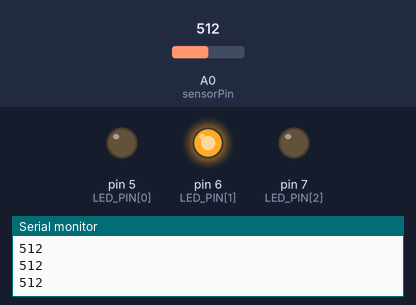
Simulated run of this sketch. Board: Arduino Uno, built with avr-gcc and run on an emulated ATmega328P. Shown: output pins drawn as LEDs (lit = HIGH), the last lines printed to the serial monitor. The inputs (shaded band) are chosen by the test bench; at power-on: A0 (sensorPin) = 512.

Above: at 1.3 s.
1.4 s: A0 (sensorPin) set to 360
2.9 s: A0 (sensorPin) set to 337
At 4.1 s:
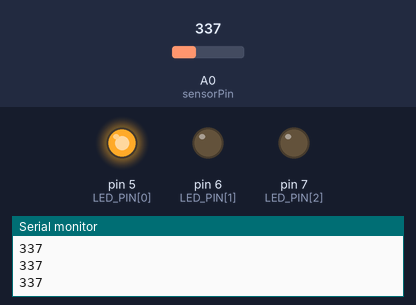
4.5 s: A0 (sensorPin) set to 710
At 5.2 s:
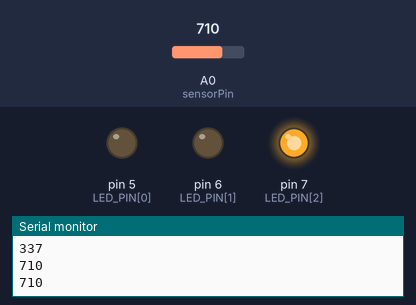
6.0 s: A0 (sensorPin) set to 683
At 6.4 s:
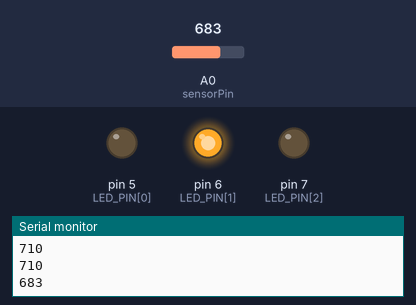
7.5 s: A0 (sensorPin) set to 716
At 8.8 s:
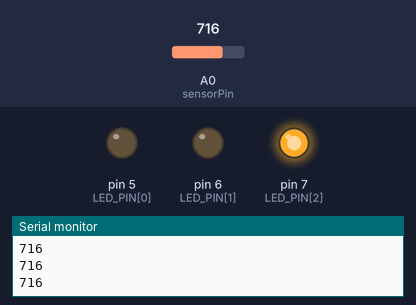
Timing chart, 0 to 10.0 s (numbered marks = the images above; inputs shaded):
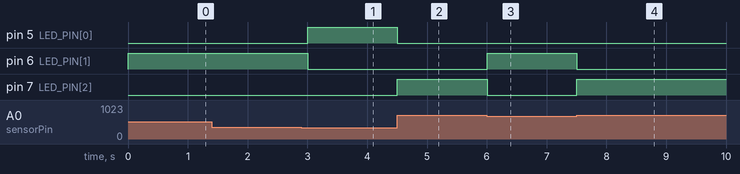

The sketch:

Arduino_PontetiometerControlLED.ino
```cpp
int sensorPin = A0;
int sensorValue = 0;
const int LED_PIN[3] = {5, 6, 7}; // Arduino pin connected to LED's pin

void setup() {
  Serial.begin(9600);
  pinMode(sensorPin, INPUT); //set sensor to input mode
  pinMode(LED_PIN[0], OUTPUT);  // set arduino pin to output mode
  pinMode(LED_PIN[1], OUTPUT);  // set arduino pin to output mode
  pinMode(LED_PIN[2], OUTPUT);  // set arduino pin to output mode


}
//Added this to test commiting changes to GitHub

void loop() {
  sensorValue = analogRead( sensorPin);
  Serial.println(sensorValue);

  if(sensorValue < 350){
  digitalWrite(LED_PIN[0], HIGH); //Turn on light on first index
  digitalWrite(LED_PIN[1], LOW); //Turn off light on first index
  digitalWrite(LED_PIN[2], LOW); //Turn off light on first index
  }

  else if(sensorValue < 700 && sensorValue > 350)
  {
  digitalWrite(LED_PIN[1], HIGH); //Turn on light on first index
  digitalWrite(LED_PIN[0], LOW); //Turn off light on first index
  digitalWrite(LED_PIN[2], LOW); //Turn off light on first index
  }

  else if(sensorValue > 700)
  {
  digitalWrite(LED_PIN[2], HIGH); //Turn on light on first index
  digitalWrite(LED_PIN[0], LOW); //Turn off light on first index
  digitalWrite(LED_PIN[1], LOW); //Turn off light on first index
  }
  else
  Serial.print("Error");
  delay(500);

}
```

Measured:
- the behaviour switches between 350 and 349 on A0 (sensorPin) (found by bisection; images 0 and 1)
- the behaviour switches between 700 and 699 on A0 (sensorPin) (found by bisection; images 2 and 3)
- after the input at 2.9 s, pin 5 (LED_PIN[0]): LOW → HIGH after 0.10 s; pin 6 (LED_PIN[1]): HIGH → LOW after 0.10 s
- after the input at 4.5 s, pin 5 (LED_PIN[0]): HIGH → LOW at once; pin 7 (LED_PIN[2]): LOW → HIGH at once
- after the input at 6.0 s, pin 6 (LED_PIN[1]): LOW → HIGH at once; pin 7 (LED_PIN[2]): HIGH → LOW at once
- after the input at 7.5 s, pin 6 (LED_PIN[1]): HIGH → LOW at once; pin 7 (LED_PIN[2]): LOW → HIGH at once
